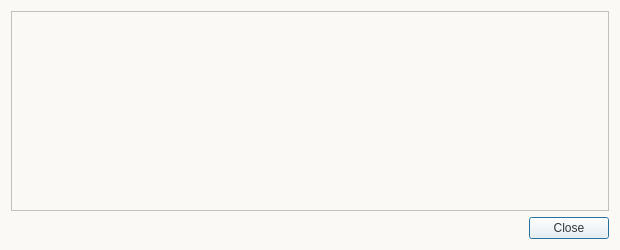
<?xml version="1.0" encoding="UTF-8"?>
<ui version="4.0">
 <class>TransactionDescDialog</class>
 <widget class="QDialog" name="TransactionDescDialog">
  <property name="geometry">
   <rect>
    <x>0</x>
    <y>0</y>
    <width>620</width>
    <height>250</height>
   </rect>
  </property>
  <property name="windowTitle">
   <string>Transaction details</string>
  </property>
  <property name="styleSheet">
   <string notr="true">color:#33363b; font-size:12px; font-family:&quot;Open Sans Bold&quot;;background-color:#fbf9f6;</string>
  </property>
  <layout class="QVBoxLayout" name="verticalLayout">
   <item>
    <widget class="QTextEdit" name="detailText">
     <property name="toolTip">
      <string>This pane shows a detailed description of the transaction</string>
     </property>
     <property name="readOnly">
      <bool>true</bool>
     </property>
    </widget>
   </item>
   <item>
    <widget class="QDialogButtonBox" name="buttonBox">
     <property name="orientation">
      <enum>Qt::Horizontal</enum>
     </property>
     <property name="standardButtons">
      <set>QDialogButtonBox::Close</set>
     </property>
    </widget>
   </item>
  </layout>
 </widget>
 <resources/>
 <connections>
  <connection>
   <sender>buttonBox</sender>
   <signal>accepted()</signal>
   <receiver>TransactionDescDialog</receiver>
   <slot>accept()</slot>
   <hints>
    <hint type="sourcelabel">
     <x>248</x>
     <y>254</y>
    </hint>
    <hint type="destinationlabel">
     <x>157</x>
     <y>274</y>
    </hint>
   </hints>
  </connection>
  <connection>
   <sender>buttonBox</sender>
   <signal>rejected()</signal>
   <receiver>TransactionDescDialog</receiver>
   <slot>reject()</slot>
   <hints>
    <hint type="sourcelabel">
     <x>316</x>
     <y>260</y>
    </hint>
    <hint type="destinationlabel">
     <x>286</x>
     <y>274</y>
    </hint>
   </hints>
  </connection>
 </connections>
</ui>
